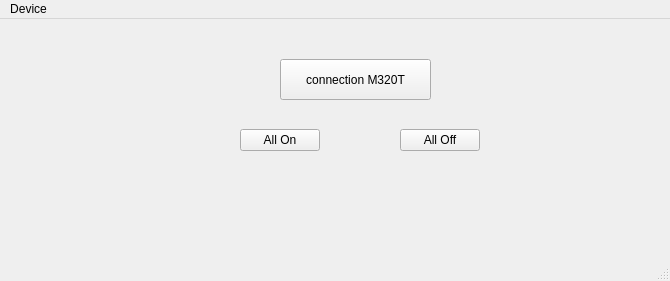
<?xml version="1.0" encoding="UTF-8"?>
<ui version="4.0">
 <class>MainWindow</class>
 <widget class="QMainWindow" name="MainWindow">
  <property name="geometry">
   <rect>
    <x>0</x>
    <y>0</y>
    <width>670</width>
    <height>281</height>
   </rect>
  </property>
  <property name="windowTitle">
   <string>MainWindow</string>
  </property>
  <widget class="QWidget" name="centralwidget">
   <widget class="QPushButton" name="connectButton">
    <property name="geometry">
     <rect>
      <x>280</x>
      <y>40</y>
      <width>151</width>
      <height>41</height>
     </rect>
    </property>
    <property name="text">
     <string>connection M320T</string>
    </property>
   </widget>
   <widget class="QPushButton" name="AllOn">
    <property name="geometry">
     <rect>
      <x>240</x>
      <y>110</y>
      <width>80</width>
      <height>22</height>
     </rect>
    </property>
    <property name="text">
     <string>All On</string>
    </property>
   </widget>
   <widget class="QPushButton" name="AllOff">
    <property name="geometry">
     <rect>
      <x>400</x>
      <y>110</y>
      <width>80</width>
      <height>22</height>
     </rect>
    </property>
    <property name="text">
     <string>All Off</string>
    </property>
   </widget>
  </widget>
  <widget class="QMenuBar" name="menubar">
   <property name="geometry">
    <rect>
     <x>0</x>
     <y>0</y>
     <width>670</width>
     <height>21</height>
    </rect>
   </property>
   <widget class="QMenu" name="menuDevice">
    <property name="title">
     <string>Device</string>
    </property>
    <addaction name="actionConnect"/>
    <addaction name="actionDisconnect"/>
   </widget>
   <addaction name="menuDevice"/>
  </widget>
  <widget class="QStatusBar" name="statusbar"/>
  <action name="actionConnect">
   <property name="text">
    <string>Connect</string>
   </property>
  </action>
  <action name="actionDisconnect">
   <property name="text">
    <string>Disconnect</string>
   </property>
  </action>
 </widget>
 <resources/>
 <connections/>
</ui>
